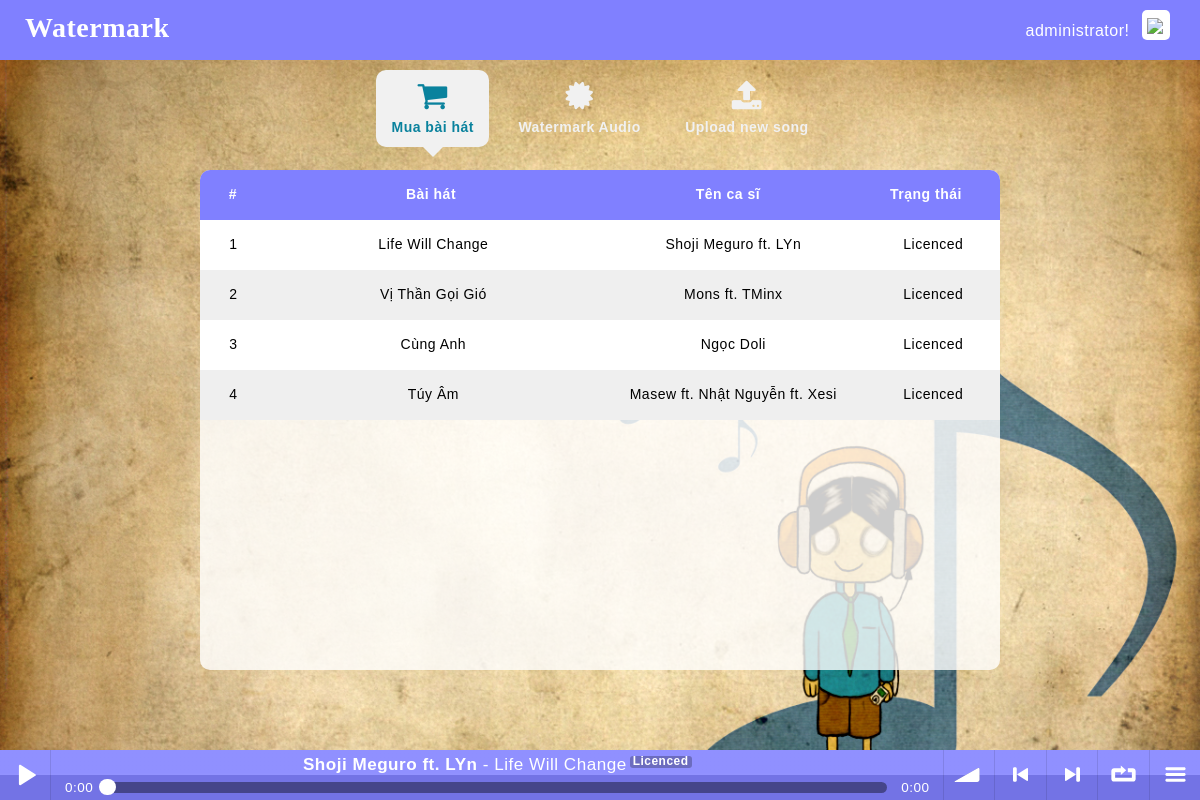
/ (signed in), run on the app's committed database.
### tables this page shows
CREATE TABLE `siteinfo` (
  `companyname` varchar(128) NOT NULL,
  `slogan` varchar(256) DEFAULT NULL,
  `seokeywords` varchar(128) DEFAULT NULL,
  `seodescription` varchar(256) DEFAULT NULL,
  `facebook` varchar(128) DEFAULT NULL,
  `logo` varchar(32) NOT NULL,
  `copyright` varchar(128) NOT NULL,
  `copyright_ln2` varchar(128) DEFAULT NULL
);

CREATE TABLE `multimedia` (
  `id` varchar(64) NOT NULL,
  `parentid` varchar(64) DEFAULT NULL,
  `song` varchar(256) DEFAULT NULL,
  `singer` varchar(128) DEFAULT NULL,
  `url` varchar(256) NOT NULL,
  `type` varchar(32) NOT NULL,
  `owner` varchar(32) NOT NULL
);

### index.php (the view, shortened to what this page needs)
<!DOCTYPE html>
<html>
	<?php
		include "connectdb.php";
		$qr = $conn->prepare("select siteinfo.companyname as companyname, siteinfo.slogan as slogan, siteinfo.seokeywords as seokeywords, siteinfo.seodescription as seodescription, siteinfo.facebook as facebook, multimedia.url as logo, siteinfo.copyright as copyright, siteinfo.copyright_ln2 as copyright_ln2 from siteinfo, multimedia where siteinfo.logo = multimedia.id limit 1;");
		$qr->execute();
		$rs_siteinfo = $qr->fetch();
		if (isset($_SESSION['user'])){
			$qr = $conn->prepare("select permission from user where id = '" . $_SESSION['user'] .  "';");
			$qr->execute();
			$rs_mypermission = $qr->fetch();
			$qr = $conn->prepare("select id, song, singer from multimedia where type = 'music' and owner = '" . $_SESSION['user'] .  "';");
			$qr->execute();
			$rs_myplaylist = $qr->fetchAll();
		}
		$qr = $conn->prepare("select id, song, singer from multimedia where type = 'music' and owner = 'administrator';");
		$qr->execute();
		$rs_allsongs = $qr->fetchAll();
	?>
	<head>
		<link rel="stylesheet" href="https://maxcdn.bootstrapcdn.com/bootstrap/3.3.7/css/bootstrap.min.css" />
		<link rel="stylesheet" href="https://cdnjs.cloudflare.com/ajax/libs/font-awesome/4.7.0/css/font-awesome.min.css" />
		<link rel="stylesheet" href="animate.css" />
		<link rel="stylesheet" href="soundmanager2/css/bar-ui.css">
		<link rel="stylesheet" href="style.css" />
	</head>
	<body>
		<section class="navbar">
		    <div class="container">
				<div class="navbar-header">
					<a class="navbar-brand navbar-brand-image" href="/" title="<?php echo ($rs_siteinfo['companyname']); ?>"><?php echo ($rs_siteinfo['companyname']); ?></a>
				</div>
				<?php
					if (isset($_SESSION['user'])){
						echo "<a id=\"goto-login\" href=\"logout.php\" title=\"Thoát\"><img src=\"picture/goto-login.png\"/></a>";
						echo "<p id=\"username\">" . $_SESSION['user'] . "!</p>";
					}
					else{
						echo "<a id=\"goto-login\" href=\"login.php\" title=\"Đăng nhập\"><img src=\"picture/goto-login.png\"/></a>";
					}
				?>
		    </div>
		</section>
		<section class="mainbar">
		    <div class="container">
		      	<ul class="nav mainbar-list wow fadeInDown" data-wow-duration="0.5s">
		        	<li id="buy-more-song" class="active">
		          		<a class="highlight" href="#buymoresong" title="Buy more songs">
		            		<i class="fa fa-shopping-cart"></i> Mua bài hát
		          		</a>
		       		</li>
		       		<li id="get-signature">
		          		<a href="#getsignature" title="Get signature">
		            		<i class="fa fa-certificate"></i> Watermark Audio
		          		</a>
		       		</li>
		       		<?php
		       			if (isset($rs_mypermission['permission'])){
		       				if ($rs_mypermission['permission'] == "admin"){
					       		echo "<li id=\"upload-new-song\">
					          		<a href=\"#uploadnewsong\" title=\"Upload new song\">
					            		<i class=\"fa fa-upload\"></i> Upload new song
					          		</a>
					       		</li>";
				       		}
		       			}
		       		?>
		      </ul>
		    </div>
		</section>
		<div class="mycontent">
			<table class="songstable">
				<thead>
					<tr>
						<th class="col-xs-1">#</th>
						<th class="col-xs-5">Bài hát</th>
						<th class="col-xs-4">Tên ca sĩ</th>
						<th class="col-xs-2">Trạng thái</th>
					</tr>
				</thead>
				<tbody class="songstable_scrollbar">
					<?php
						$i = 1;
						foreach ($rs_allsongs as $key => $value) {
							echo "<tr class=\"" . ($i % 2 ? "odd" : "even") . "\">
									<td class=\"col-xs-1\">" . $i . "</td>
									<td class=\"col-xs-5\">" . $value['song'] . "</td>
									<td class=\"col-xs-4\">" . $value['singer'] . "</td>
									<td class=\"col-xs-2\">";
							if (isset($_SESSION['user'])){
								$qr = $conn->prepare("select id from multimedia where type = 'music' and owner = '" . $_SESSION['user'] .  "' and parentid = '" . $value['id'] . "' limit 1;");
								$qr->execute();
								$rs_isLicenced = $qr->fetch();
								if ($rs_isLicenced['id'] == ""){
									echo "<button id=\"" . $value['id'] . "\" class=\"btn btn-danger btn-mini btnbuysong\"><i class=\"fa fa-shopping-cart\"></i></button>";
								}
								else{
									echo "Licenced";
								}
							}
							else{
								echo "Please login";
							}
							echo "	</td>
								</tr>";
							$i++;
						}
					?>
				</tbody>
			</table>
		</div>
		<div class="sm2-bar-ui full-width fixed">
 			<div class="bd sm2-main-controls">
				<div class="sm2-inline-gradient"></div>
  				<div class="sm2-inline-element sm2-button-element">
					<div class="sm2-button-bd">
						<a href="#play" class="sm2-inline-button sm2-icon-play-pause">Play / pause</a>
					</div>
  				</div>
  				<div class="sm2-inline-element sm2-inline-status">
					<div class="sm2-playlist">
						<div class="sm2-playlist-target">
						</div>
					</div>
					<div class="sm2-progress">
						<div class="sm2-row">
							<div class="sm2-inline-time">0:00</div>
							<div class="sm2-progress-bd">
								<div class="sm2-progress-track">
									<div class="sm2-progress-ball"><div class="icon-overlay"></div></div>
								</div>
							</div>
							<div class="sm2-inline-duration">0:00</div>
						</div>
					</div>
				</div>
				<div class="sm2-inline-element sm2-button-element sm2-volume">
					<div class="sm2-button-bd">
						<a href="#volume" class="sm2-inline-button sm2-volume-control">volume</a>
					</div>
				</div>
				<div class="sm2-inline-element sm2-button-element">
					<div class="sm2-button-bd">
						<a href="#prev" title="Previous" class="sm2-inline-button sm2-icon-previous">&lt; previous</a>
					</div>
				</div>
				<div class="sm2-inline-element sm2-button-element">
					<div class="sm2-button-bd">
						<a href="#next" title="Next" class="sm2-inline-button sm2-icon-next">&gt; next</a>
					</div>
				</div>
				<div class="sm2-inline-element sm2-button-element">
					<div class="sm2-button-bd">
						<a href="#repeat" title="Repeat playlist" class="sm2-inline-button sm2-icon-repeat">&infin; repeat</a>
					</div>
				</div>
				<div class="sm2-inline-element sm2-button-element sm2-menu">
					<div class="sm2-button-bd">
						<a href="#menu" class="sm2-inline-button sm2-icon-menu">menu</a>
					</div>
				</div>
			</div>
			<div class="bd sm2-playlist-drawer sm2-element">
  				<div class="sm2-playlist-wrapper">
	    			<ul class="sm2-playlist-bd">
	    				<?php
	    					if (isset($_SESSION['user'])){
		    					foreach ($rs_myplaylist as $key => $value){
					 				echo "<li>
											<div class=\"sm2-row\">
												<div class=\"sm2-col sm2-wide\">
													<a href=\"http://docs.google.com/uc?export=open&id=" . $value['id'] . "&type=.wav\"><b>" . $value['singer'] . "</b> - " . $value['song'] . "<span class=\"label\">Licenced</span></a>
												</div>
												<div class=\"sm2-col\">
													<a href=\"http://docs.google.com/uc?export=open&id=" . $value['id'] . "\" target=\"_blank\" title=\"Download this song\" class=\"sm2-icon sm2-music sm2-exclude\">Download this song</a>
												</div>
											</div>
										</li>";
				 				}
			 				}
						?>
    				</ul>
  				</div>
 			</div>
		</div>
	</body>
</html>

### style.css (style rules this page uses)
html, body { height: 100%; font-family: 'Tahoma', sans-serif; font-size:14px; color: #333; letter-spacing: 0.5px; }
body { background: url("picture/bg-body.jpg"); background-size: cover; }
a { text-decoration: none; }
p { margin: 0px; }
.navbar { position: fixed; z-index: 1001; top: 0px; left: 0px; margin: 0px; width: 100%; height: 60px; min-height: 60px; background: #8080ff; background-size: cover; background-repeat: none; border-radius: 0px; border: none; }
.navbar .container { height: 100%; }
.navbar-header { float: left; height: 100%; margin: 0px; padding: 0px; }
.navbar-brand { height: 100%; margin: 0px; margin-top: 18px; padding: 0px; padding-left: 10px; font-family: 'Tahoma', cursive; font-size: 28px; font-weight: 600; color: #fff; white-space: nowrap; }
#username { float: right; margin-right: 12px; margin-top: 20px; font-size: 16px; font-weight: 300; color: #fff; cursor: default; }
#goto-login { float: right; margin: 0px; margin-top: 10px; padding: 5px; background-color: #FFF; border-radius: 5px; overflow: hidden; }
#goto-login img { height: 30px; margin: 0px; margin-right: 2.5px; }
.mainbar { position: fixed; top: 60px; left: 0px; margin: 0px; padding: 0px; width: 100%; height: auto; text-align: center; }
.mainbar-list { padding: 10px; padding-bottom: 20px; }
.mainbar-list li { height: 100%; min-width: 100px; margin: 0px 5px; display: inline-block; }
.mainbar-list li a { display: block; font-family: 'Tahoma', Verdana, Helvetica, sans-serif; font-weight: 600; transition: all 0.1s ease; -webkit-transition: all 0.1s ease; -moz-transition: all 0.1s ease; -o-transition: all 0.1s ease; }
.mainbar-list li:not(.active) a { color: #f1f1f1; }
.mainbar-list li.active a { background-color: #f1f1f1; border-radius: 10px; color: #0a829d; }
.mainbar-list li.active a:after { position: absolute; top: 100%; left: 50%; margin-left: -10px; border-left: 10px solid transparent; border-right: 10px solid transparent; border-top: 10px solid transparent; border-top-color: #f1f1f1; content: ''; display: inline-block; }
.mainbar-list a i { display: block; margin-bottom: 5px; font-size: 32px; }
.highlight { background:# #000000; }
.mycontent { position: fixed; z-index: 1001; top: 170px; left: 50%; transform: translateX(-50%) !important; width: 800px; height: 500px; background-color: rgba(255, 255, 255, 0.8); border-radius: 10px; overflow: hidden; }
.songstable { width: 100%; }
.songstable thead { width: 100%; }
.songstable tbody { width: 100%; height: 500px; overflow-y: scroll; }
.songstable thead tr { width: 99%; }
.songstable tr { width: 100%; }
.songstable thead, .songstable tbody, .songstable tr, .songstable td, .songstable th { display: inline-block; }
.songstable thead { background:#8080ff; color: #fff; }
.songstable tbody td, .songstable thead > tr> th { float: left; border-bottom-width: 0; }
.songstable>tbody>tr>td, .songstable>tbody>tr>th, .songstable>tfoot>tr>td, .songstable>tfoot>tr>th, .songstable>thead>tr>td, .songstable>thead>tr>th { padding: 8px; height: 50px; text-align: center; line-height: 32px; }
.odd { background: #fff; color: #000; }
.even { background: #efefef; color: #000; }
.sm2-bar-ui { z-index: 1002 !important; font-size: 18px; }
.sm2-bar-ui .sm2-main-controls, .sm2-bar-ui .sm2-playlist-drawer { background-color:#8080ff; }

### data on the page
siteinfo: companyname "Watermark"
multimedia: song "Life Will Change", singer "Shoji Meguro ft. LYn", shows "Licenced"
multimedia: song "Vị Thần Gọi Gió", singer "Mons ft. TMinx", shows "Licenced"
multimedia: song "Cùng Anh", singer "Ngọc Doli", shows "Licenced"
multimedia: song "Túy Âm", singer "Masew ft. Nhật Nguyễn ft. Xesi", shows "Licenced"

### other printed values
$_SESSION['user'] "administrator"
